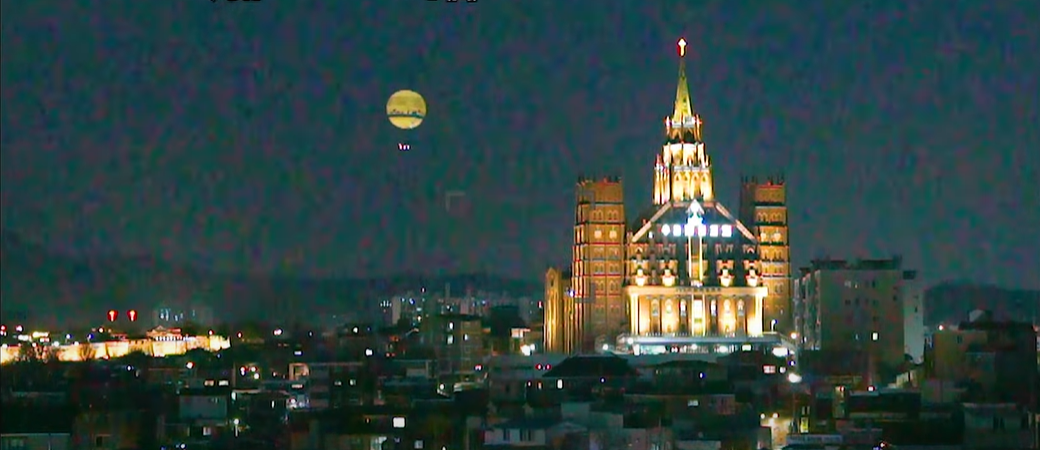
#> input picture 01.png, 1040 x 450 px, found by its file name
$ python 'mission1(10).py'
#> lines starting #> are read from the running program, lines starting #| are printed output that depends on the picture; after the words box and inside, x2 and y2 are one past the last pixel; in counts of white or black regions, pixels touching at a corner belong together
import cv2
import numpy as np
image = cv2.imread("misson/01.png")
#> image is the input picture: shape (450, 1040, 3); mean B, G, R 65.5, 66.9, 47.1
# IMREAD_UNCHANGED는 png 이미지의 alpha 체널 (투명도) 정보를 포함해서 가지고 온다
src = cv2.imread('misson/01.png', cv2.IMREAD_UNCHANGED)
org = cv2.imread('misson/01.png', cv2.IMREAD_UNCHANGED)

# BGR->HSV
hsv = cv2.cvtColor(image, cv2.COLOR_BGR2HSV)
#> hsv: shape (450, 1040, 3); mean H, S, V 82.7, 125.7, 75.3

# 밤 하늘과 밝게 빛나는 건물들을 밝기로 (50보다 더 밝은 값을 가진 픽셀들) 구분하기
# mask는 밝은 값들의 픽셀들을 덮어 씌우므로, 어두운 밤 하늘이 아닌 밝은 건물들에 속한 픽셀들 (50보다 더 큰 값들을) 지정한다
# return: Boolean array
# toDenoise = hsv[0, :, :] <=127 and hsv[0, :, :]<=255 and hsv[:, :, 0] >= 31 and  hsv[:, :, 0] <=84

# Define the min and max HSV values (from the previous result)
hsv_min = np.array([0, 0, 31])
hsv_max = np.array([127, 255, 84])

# Create a mask that identifies pixels within the given HSV range
mask = cv2.inRange(hsv, hsv_min, hsv_max)
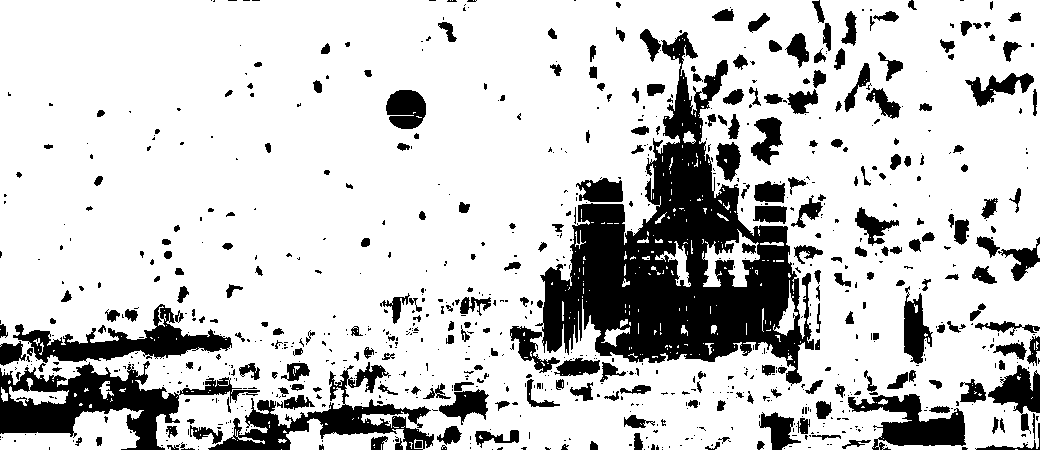
#> mask: shape (450, 1040); 79.3% white; 879 black regions (601 under 20 px), largest, box (x1, y1, x2, y2) and area: (535, 32, 814, 386) 36498, (0, 361, 260, 450) 8329, (208, 362, 434, 450) 5595
# cv2.imshow('Mask', mask)

# denoise 효과를 기존 이미지에 적용
# blur = cv2.blur(src, (5,5))
denoise = cv2.fastNlMeansDenoisingColored(image,None,10,10,21,21)
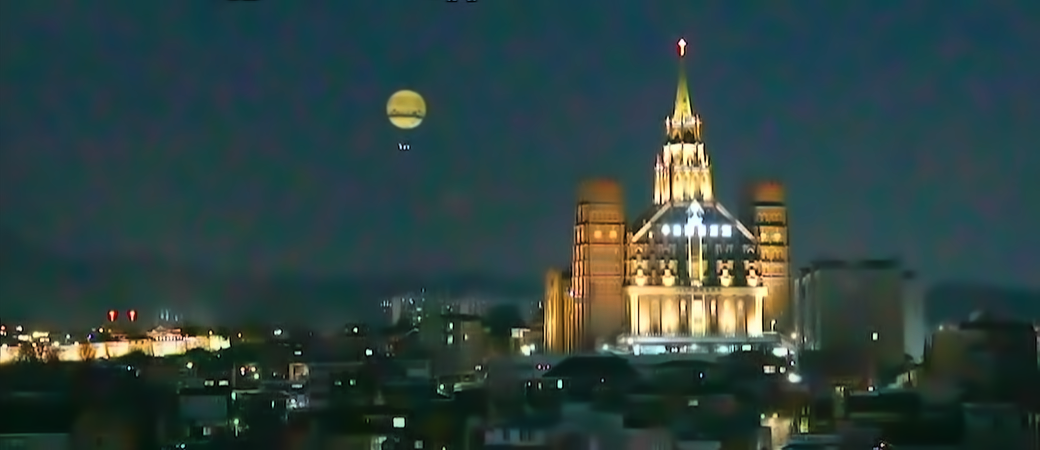
#> denoise: shape (450, 1040, 3); mean B, G, R 64.5, 66.5, 46
blur = cv2.medianBlur(denoise, 9)
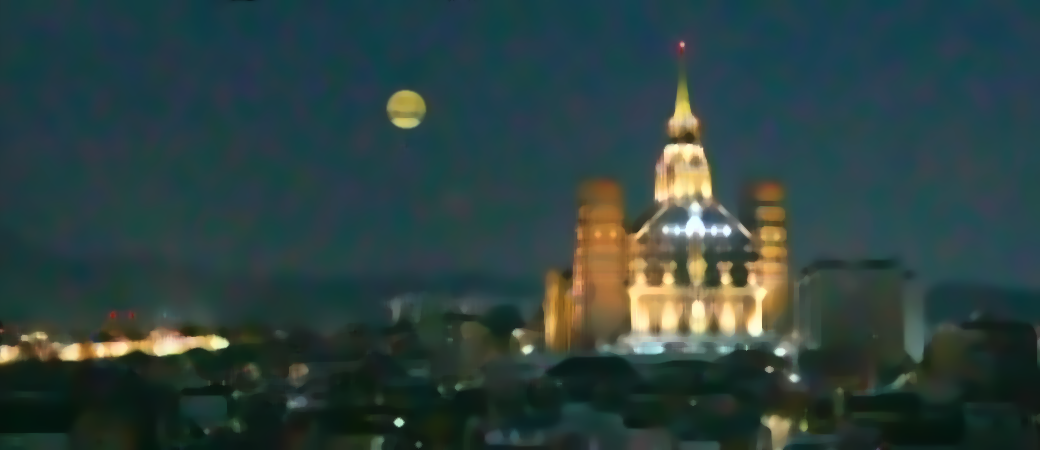
#> blur: shape (450, 1040, 3); mean B, G, R 63.9, 65.9, 45.5
cv2.imshow('Denoise', denoise)

# # median = cv2.medianBlur(src,9)
# # blur = cv2.bilateralFilter(image,-1, -10,-100)

# # denoise 효과를 마사크 영역에만 적용
# denoiseWithMask = cv2.copyTo(denoise, mask, src)
# cv2.imshow('Denoise With Mask', denoiseWithMask)

# #sharpen 이미지 선명도 높이기
# # 노이즈 처리를 위해 흐려진 이미지를 kernel 곱셈으로 복구하려 한다
# kernel = np.array([[0, -1, 0],
#                    [-1, 5,-1],
#                    [0, -1, 0]])
# src = cv2.filter2D(src, -1, kernel)
# # cv2.imshow("3.Denoised Image with mask, then sharpen", src)
# cv2.imshow("orig", org) #기존과 비교

# # 이미지 출력
# cv2.imshow("Original", org)
# cv2.imshow("1.Denoised Image", denoise)
# cv2.imshow("2.Denoised Image with mask", denoiseWithMask)

cv2.waitKey()
cv2.destroyAllWindows()
